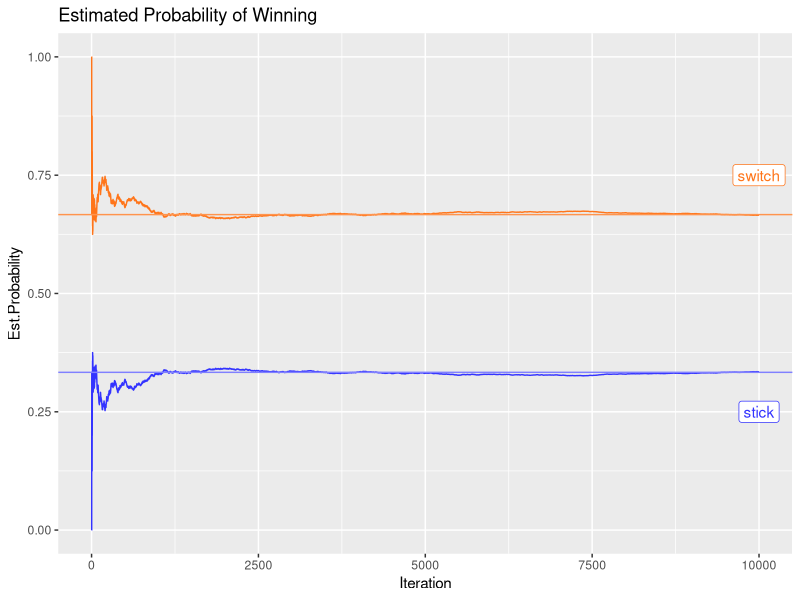

Recreate this plot in R.
num = 1000000
n = round((0.5+6*runif(num)),0)
table(n/num)

num = 1000000
n = round((0.5+6*runif(num)),0)
m = which(n==6)
s = c(m[1], diff(m))
mean(s)

library(ggplot2)

# number of times to repeat the experiment
iter <-  10000 

# defining the doors
doors <- c("cabra","cabra","coche")

# initialize dataframe to store the result per iteration

monte_hall <- function(iteration){
  
  contestant_door <-  sample(doors, size = iteration, replace = TRUE)
  i=1:iteration
  
  #stick_win which is equal to 1 if the contestant_door in current i is coche, 0 cabra
  #switch_win which is equal to 0 if the contestant_door is equal to coche, 1 cabra
  stick_win  <- ifelse(contestant_door == 'coche',1,0)
  switch_win <- ifelse(contestant_door == 'coche',0,1)
  
  stick_prob  <- cumsum(stick_win)/i
  switch_prob <- cumsum(switch_win)/i
  
  #store result in a dataframe
  results <- data.frame(i=i, contestant_door=contestant_door, 
                        stick_win=stick_win,  switch_win=switch_win,
                        stick_prob=stick_prob, switch_prob=switch_prob)
  
  return(results)
}

monte_hall_results <- monte_hall(iter)

summary <- table(monte_hall_results$contestant_door)

df_summary <- data.frame(label = names(summary), count = matrix(summary))

print(df_summary)
head(monte_hall_results)
print(paste("Chance of winning if we always stick from our first choice: ", sum(monte_hall_results$stick_win)/iter))
print(paste("Chance of winning if we switch from our first choice: ", sum(monte_hall_results$switch_win)/iter))

g <- ggplot(monte_hall_results, mapping = aes(x=i, y=stick_prob))
g + geom_line(color="#3333ff") +
  geom_hline(yintercept = 1/3, color = '#8080ff') +
  geom_line(aes(y=switch_prob), color= "#ff751a") +
  geom_hline(yintercept = 2/3, color = '#ff944d') +
  ylab('Est.Probability')+xlab('Iteration') +
  geom_label(data = data.frame(label = c('switch', 'stick'), i = c(10000,10000), stick_prob = c(0.75,0.25)), 
             aes(label = label, color=label),
             show.legend = FALSE
  )+
  scale_color_manual(values = c("#3333ff", "#ff751a"))+
  ggtitle("Estimated Probability of Winning")

library(tidyverse)
classic_monty <- function() {
  # Assign the prize
  prize <- sample(1:3,1)
  # Pick a door
  choice <- sample(1:3,1)
  # Monty picks a door
  monty <- sample(c(1:3)[-c(choice,prize)], 1)
  return(ifelse(prize!=choice, "Switch", "Stick"))
}

n <- 2^(1:16)
runs <- data.frame(n=numeric(), switch=numeric())
for (trials in n) {
  run <- table(replicate(trials, classic_monty()))
  runs <- runs %>%  add_row(n=trials, switch=(sum(run["Switch"]))/trials)
}
runs[is.na(runs)]<-0
runs

# Bayesian perspective 
car=sample(3,10000,replace=T)
car
# Which door is chosen:
door=sample(3,10000,replace=T)
door

# Switch and win: the car is not behind the chosen door.
switchwin=(door!=car)
switchwin
sum(switchwin)/10000
# Not switch and win: the car is behind the chosen door.
noswitchwin=(door==car)
noswitchwin
sum(noswitchwin)/10000